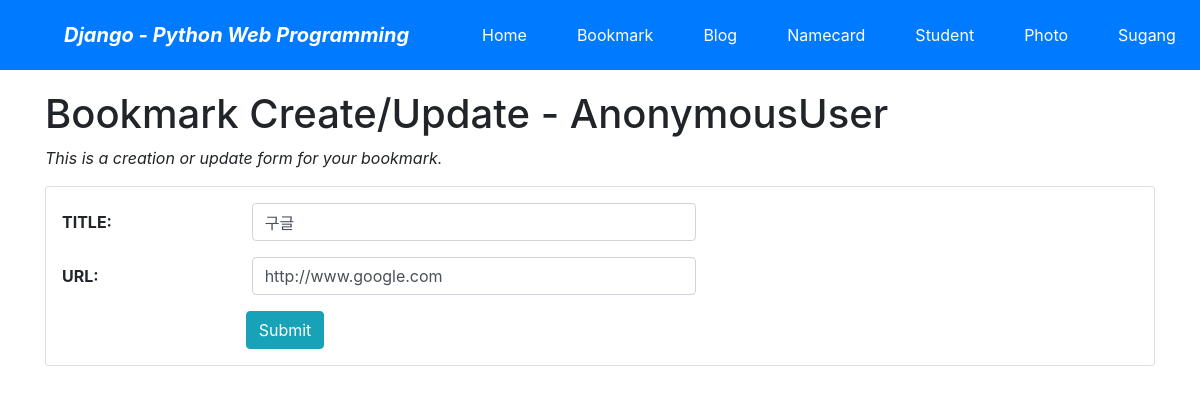
/bookmark/3/update/, run on the app's committed database.
### bookmark/models.py (models this page shows, shortened)
class Bookmark(models.Model):
    title = models.CharField('TITLE', max_length=100, blank = True)
    url = models.URLField('URL',unique=True)
    owner = models.ForeignKey(User, on_delete = models.CASCADE, blank = True, null = True)

### bookmark/views.py (the view)
# urls.py: path('<int:pk>/update/', views.BookmarkUpdateView.as_view(), name="update"),
class BookmarkUpdateView(OwnerOnlyMixin, UpdateView):
    model = Bookmark
    fields = ['title', 'url']
    success_url = reverse_lazy('bookmark:index')

### bookmark/templates/bookmark/bookmark_form.html (shortened to what this page needs)
{% extends "base.html" %}
{% load widget_tweaks %}
{% block content %}
    <h1>Bookmark Create/Update - {{user}}</h1>
    <p class="font-italic">This is a creation or update form for your bookmark.</p>
    <form action="." method="post" class="card pt-3">{% csrf_token %}
        <div class="form-group row">
            {{ form.title|add_label_class:"col-form-label col-sm-2 ml-3 font-weight-bold" }}
            <div class="col-sm-5">
                {{ form.title|add_class:"form-control"|attr:"autofocus" }}
            </div>
        </div>
        <div class="form-group row">
            {{ form.url|add_label_class:"col-form-label col-sm-2 ml-3 font-weight-bold" }}
            <div class="col-sm-5">
                {{ form.url|add_class:"form-control" }}
            </div>
        </div>
        <div class="form-group">
            <div class="offset-sm-2 col-sm-5">
                <input type="submit" value="Submit" class="btn btn-info"/>
            </div>
        </div>
    </form>
{% endblock %}

### data on the page
Bookmark: title|add_label_class "TITLE:", title "구글", url|add_label_class "URL:", url "http://www.google.com"

### other printed values
{{ user }} "AnonymousUser"
